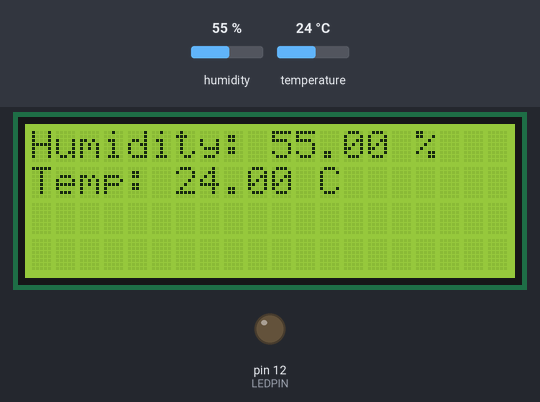
Recording of a sketch running on a simulated Arduino Uno, built with avr-gcc and run on an emulated ATmega328P. Parts: 20×4 character LCD, output pins drawn as LEDs (lit = HIGH). The inputs (shaded band) are chosen by the test bench; at power-on: humidity 55 %, temperature 24 °C. What the sketch prints to the serial monitor is not drawn.

Above: at 3.7 s.
3.8 s: humidity set to 22 %
At 11.7 s:
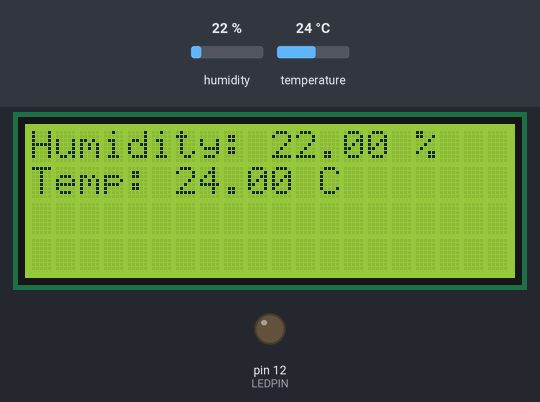
12.4 s: temperature set to 12 °C
At 20.6 s:
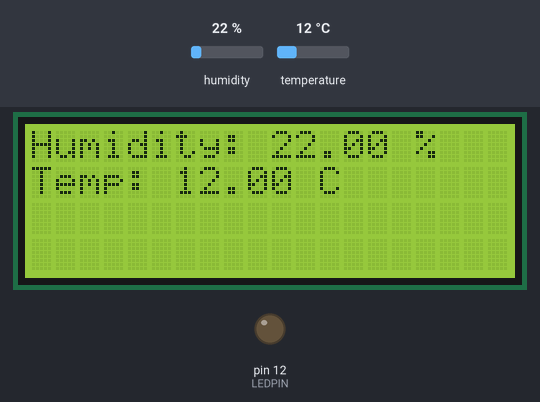
21.0 s: humidity set to 40 %
At 34.9 s:
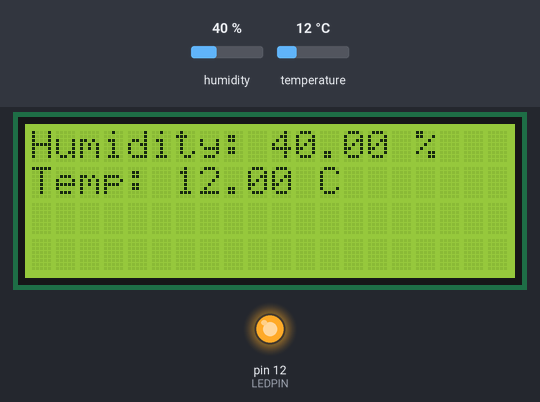
35.0 s: temperature set to 19 °C
At 36.2 s:
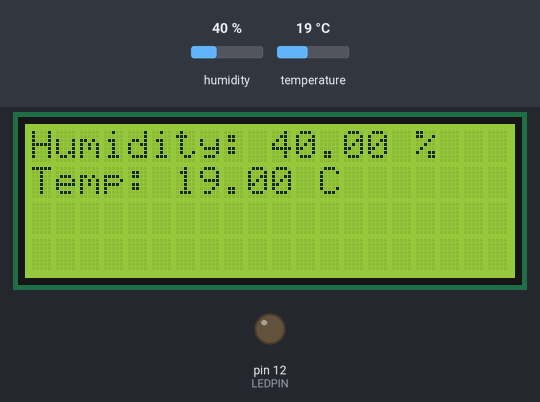
Timing chart, 0 to 44.6 s (numbered marks = the images above; inputs shaded):
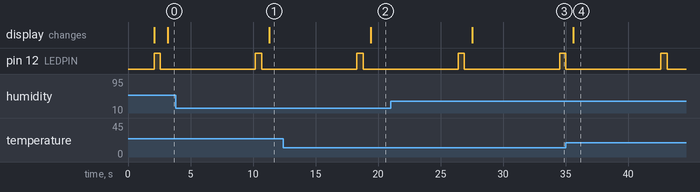

The sketch:

Temparature_and_Humidity.ino
```cpp
#include <DHT.h>
#include <Wire.h>
#include <LiquidCrystal_I2C.h>

// Define the pin connected to the sensor
#define DHTPIN A0  // Pin A0 is used for the sensor

// Define the type of DHT sensor (DHT11, DHT22, or DHT21)
#define DHTTYPE DHT11  // Change to DHT22 if it's a DHT22 sensor

// Initialize DHT sensor
DHT dht(DHTPIN, DHTTYPE);

// Define the LED pin
#define LEDPIN 12  // Pin 12 is used for the LED

// Initialize I2C LCD (20x4 display, I2C address 0x27)
LiquidCrystal_I2C lcd(0x27, 20, 4);  // Address 0x27, 20 columns, 4 rows

void setup() {
  // Initialize serial communication for debugging
  Serial.begin(9600);

  // Print initialization messages once
  Serial.println("DHT Sensor Test");

  // Initialize the DHT sensor
  dht.begin();

  // Set LED pin as output
  pinMode(LEDPIN, OUTPUT);

  // Initialize the I2C LCD
  lcd.init();         // Initialize the LCD
  lcd.backlight();    // Turn on the backlight
  lcd.setCursor(0, 0);  // Set cursor to the first row
  lcd.print("Initializing...");
  Serial.println("LCD initialized. Waiting for 2 seconds...");
  delay(2000);       // Wait for 2 seconds
  lcd.clear();       // Clear the LCD
  Serial.println("LCD cleared. Starting loop...");
}

void loop() {
  // Blink the LED before taking a measurement
  digitalWrite(LEDPIN, HIGH);  // Turn the LED on
  Serial.println("LED ON");
  delay(500);                  // Wait 500ms
  digitalWrite(LEDPIN, LOW);   // Turn the LED off
  Serial.println("LED OFF");
  delay(500);                  // Wait 500ms

  // Read temperature as Celsius
  Serial.println("Reading temperature...");
  float tempC = dht.readTemperature();
  Serial.println("Temperature read complete.");

  // Read humidity
  Serial.println("Reading humidity...");
  float humidity = dht.readHumidity();
  Serial.println("Humidity read complete.");

  // Check if any reads failed
  if (isnan(tempC) || isnan(humidity)) {
    Serial.println("Failed to read from DHT sensor!");
    lcd.clear();
    lcd.setCursor(0, 0);  // Set cursor to the first row
    lcd.print("Sensor Error!");
    return;
  }

  // Print the results to Serial Monitor
  Serial.print("Humidity: ");
  Serial.print(humidity);
  Serial.print(" %\t");
  Serial.print("Temperature: ");
  Serial.print(tempC);
  Serial.println(" °C");

  // Display the results on the LCD
  lcd.clear();  // Clear the LCD before updating
  lcd.setCursor(0, 0);  // Set cursor to the first row
  lcd.print("Humidity: ");
  lcd.print(humidity);
  lcd.print(" %");

  lcd.setCursor(0, 1);  // Set cursor to the second row
  lcd.print("Temp: ");
  lcd.print(tempC);
  lcd.print(" C");

  // Wait before the next measurement
  Serial.println("Waiting for 7 seconds...");
  delay(7000);  // Total wait time between measurements (8 seconds overall)
}
```

Measured:
- after the input at 3.8 s, the display: changes after 7.5 s (image 1)
- after the input at 12.4 s, the display: changes after 7.0 s (image 2)
- after the input at 21.0 s, the display: changes after 6.5 s (image 3)
- after the input at 35.0 s, the display: changes after 0.64 s (image 4)
